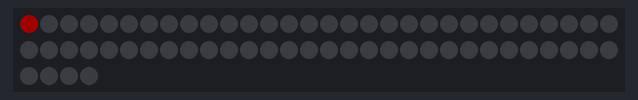
Recording of a sketch running on a simulated Arduino Uno, built with avr-gcc and run on an emulated ATmega328P. On the bench: 64 RGB LEDs in strip order, left to right, continuing on the next row. Dim RGB values are drawn brighter than linear.

Above: at 0.15 s.
At 0.76 s:
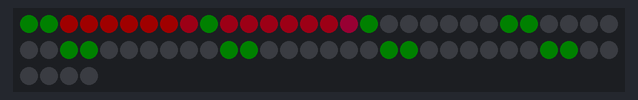
At 1.36 s:
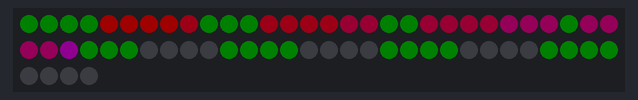
At 1.97 s:
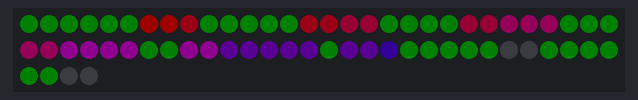
At 2.58 s:
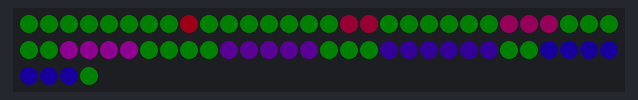

The sketch:

matriz_neopixel.ino
```cpp
#include <Adafruit_NeoPixel.h>
#ifdef __AVR__
 #include <avr/power.h> // Required for 16 MHz Adafruit Trinket
#endif

// Which pin on the Arduino is connected to the NeoPixels?
#define PIN        12 //

#define NUMPIXELS 64// Popular NeoPixel ring size


Adafruit_NeoPixel pixels(NUMPIXELS, PIN, NEO_GRB + NEO_KHZ800);

#define DELAYVAL 15 // Time (in milliseconds) to pause between pixels

void setup() {
  // These lines are specifically to support the Adafruit Trinket 5V 16 MHz.
  // Any other board, you can remove this part (but no harm leaving it):
#if defined(__AVR_ATtiny85__) && (F_CPU == 16000000)
  clock_prescale_set(clock_div_1);
#endif


  pixels.begin(); // INITIALIZE NeoPixel strip object (REQUIRED)
}

void loop() {
  int r=4,v=0,a=4;
 for(int i=0; i<8;i++)
 {
 fila(i,32-i*r,0,i*a);
  delay(DELAYVAL);
 columna(i,0,i*v+5,0);
 }
    pixels.clear();
  }


void fila(int num_fila,int rojo,int verde, int azul){
  int fila[]={0,8,16,24,32,40,48,56};

  for(int i=0; i<8; i++) {
    pixels.setPixelColor(i+ fila[num_fila] , pixels.Color(rojo, verde, azul));
    pixels.show();
    delay(DELAYVAL);

  }
  pixels.show();
}


void columna(int num_columna,int rojo,int verde, int azul){
  int columna[]={0,1,2,3,4,5,6,7};
  for(int i=0; i<8; i++) {
    pixels.setPixelColor(8*i+ columna[num_columna] , pixels.Color(rojo, verde, azul));
    pixels.show();
   delay(DELAYVAL);
  }
  pixels.show();
}
```

Measured:
- by itself, everything shown: repeats every 2.4 s, in 8 steps
